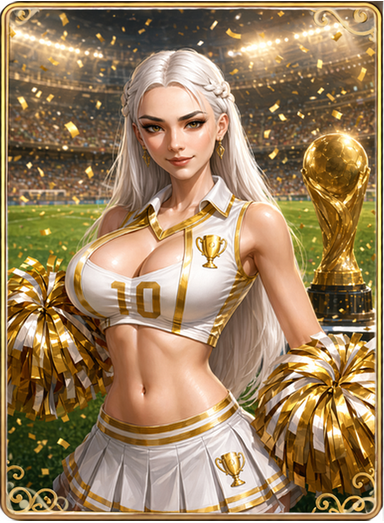
#> input picture KB/产出-本地化与美术/X3/世界杯纪念卡/WC_MemorialCard_img_big_79.png, 384 x 523 px, given in place of icon_card_image_76.png, which was not available
$ python _cmp256.py
#> lines starting #> are read from the running program, lines starting #| are printed output that depends on the picture; pictures that were not available may be replaced by others from this repository, and a replacement may not be noted
# -*- coding: utf-8 -*-
"""256对比: 历史76 / 历史1 / v5(图12,正放0.73瘦) / sub-agent新版(斜放0.83胖)。棋盘格底。"""
from PIL import Image, ImageDraw
items = [
 ("hist76", r"C:\x3-project\client\Assets\Res\UI\Spirits\ItemIcons\icon_card_image_76.png"),
 ("hist1", r"C:\x3-project\client\Assets\Res\UI\Spirits\ItemIcons\icon_card_image_1.png"),
 ("v5(图12)", r"C:\ADHD_agent\KB\产出-本地化与美术\X3\世界杯纪念卡\_废弃\WC_MemorialCard_v5_alt1缩放透明.png"),
 ("新版sub", r"C:\ADHD_agent\KB\产出-本地化与美术\X3\世界杯纪念卡\WC_MemorialCard_Aerisia_FINAL.png"),
]
cell = 300; pad = 10; lab = 20
W = len(items) * (cell + pad) + pad; H = cell + lab + pad * 2
sheet = Image.new("RGB", (W, H), (235, 235, 235)); d = ImageDraw.Draw(sheet)
#> after `sheet = Image.new('RGB', (W, H), (235, 235, 235))`: sheet: PIL image 1250x340 RGB; every value is 235
for i, (n, p) in enumerate(items):
    im = Image.open(p).convert("RGBA")
#> im is the input picture: PIL image 384x523 RGBA; mean R, G, B, A 155.1, 128.5, 93.4, 253.2
    bb = im.split()[3].getbbox(); w, h = bb[2]-bb[0], bb[3]-bb[1]
#> after `bb = im.split()[3].getbbox()`: bb = (0, 1, 384, 521)
#> after `w, h = (bb[2] - bb[0], bb[3] - bb[1])`: w = 384; h = 520
    im = im.resize((cell, cell))
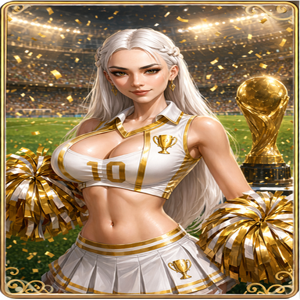
#> im: PIL image 300x300 RGBA; mean R, G, B, A 155.1, 128.5, 93.4, 253.2; transparent parts drawn white
    bg = Image.new("RGBA", (cell, cell), (255, 255, 255, 255))
#> bg: PIL image 300x300 RGBA; every value is 255
    for yy in range(0, cell, 20):
        for xx in range(0, cell, 20):
            if (xx//20 + yy//20) % 2: bg.paste((205, 205, 205, 255), (xx, yy, xx+20, yy+20))
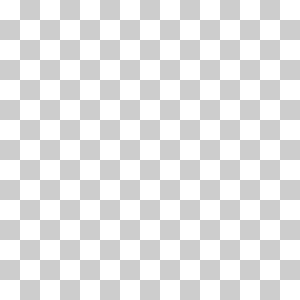
#> bg: PIL image 300x300 RGBA; mean R, G, B, A 230.1, 230.1, 230.1, 255
    bg.alpha_composite(im)
    x = pad + i*(cell+pad); y = pad + lab
    sheet.paste(bg.convert("RGB"), (x, y))
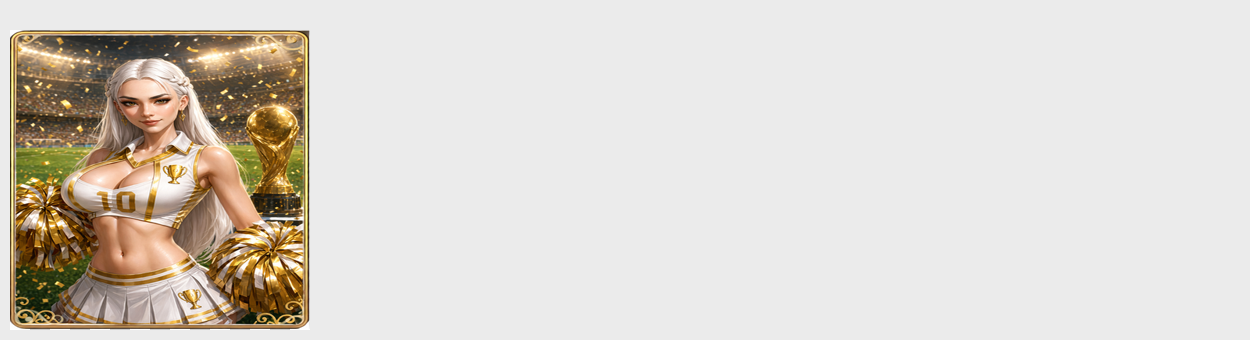
#> sheet: PIL image 1250x340 RGB; mean R, G, B 218.4, 212.8, 205.4
    d.text((x+2, 2), f"{n} {w}x{h} {w/h:.2f}", fill=(0, 0, 0))
#> pass 2 of the loop `for i, (n, p) in enumerate(items):`:
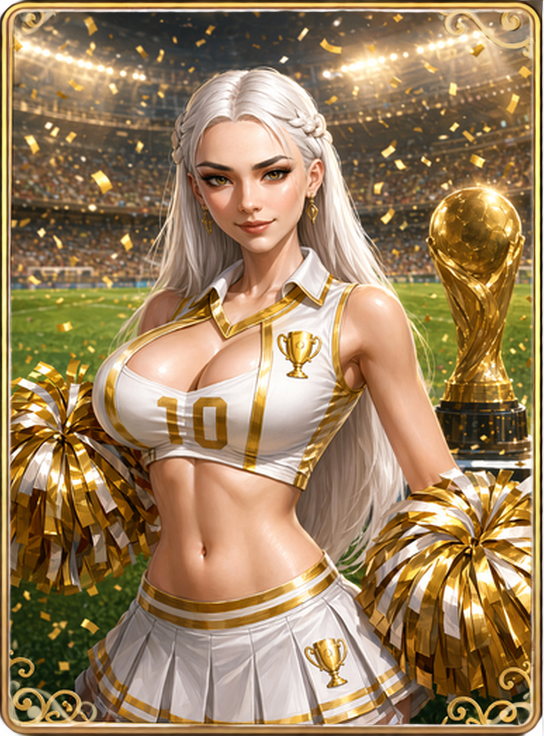
#> input picture KB/产出-本地化与美术/X3/世界杯纪念卡/WC_MemorialCard_img_big_79_544母版.png, 544 x 736 px, given in place of icon_card_image_1.png, which was not available
#> im is the input picture: PIL image 544x736 RGBA; mean R, G, B, A 156, 129.3, 93.9, 254.6
#> bb = (0, 0, 544, 736)
#> w = 544; h = 736
#> `im = im.resize((cell, cell))`:
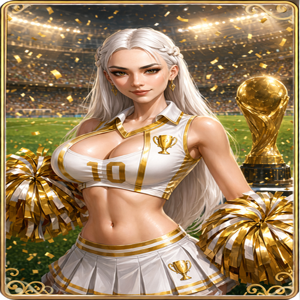
#> im: PIL image 300x300 RGBA; mean R, G, B, A 155.9, 129.2, 93.9, 254.6; transparent parts drawn white
#> `sheet.paste(bg.convert("RGB"), (x, y))`:
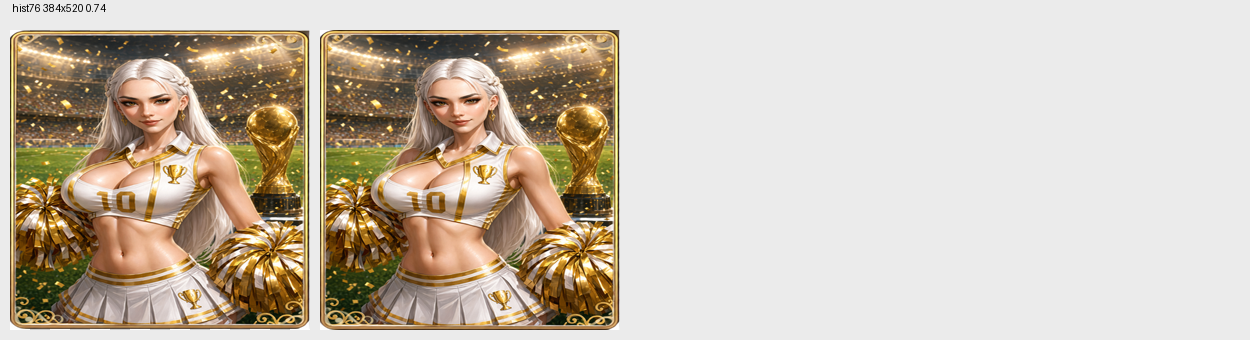
#> sheet: PIL image 1250x340 RGB; mean R, G, B 201.6, 190.3, 175.4
sheet.save(r"C:\ADHD_agent\KB\产出-本地化与美术\X3\世界杯纪念卡\_256四方对比.png")
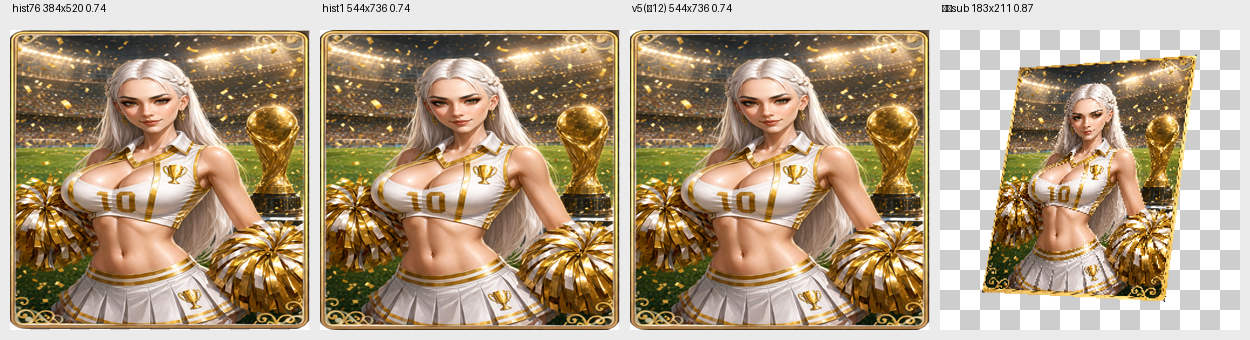
#> saved as _256四方对比.png: PIL image 1250x340 RGB; mean R, G, B 176.4, 156.7, 130.5
print("saved _256四方对比.png")
